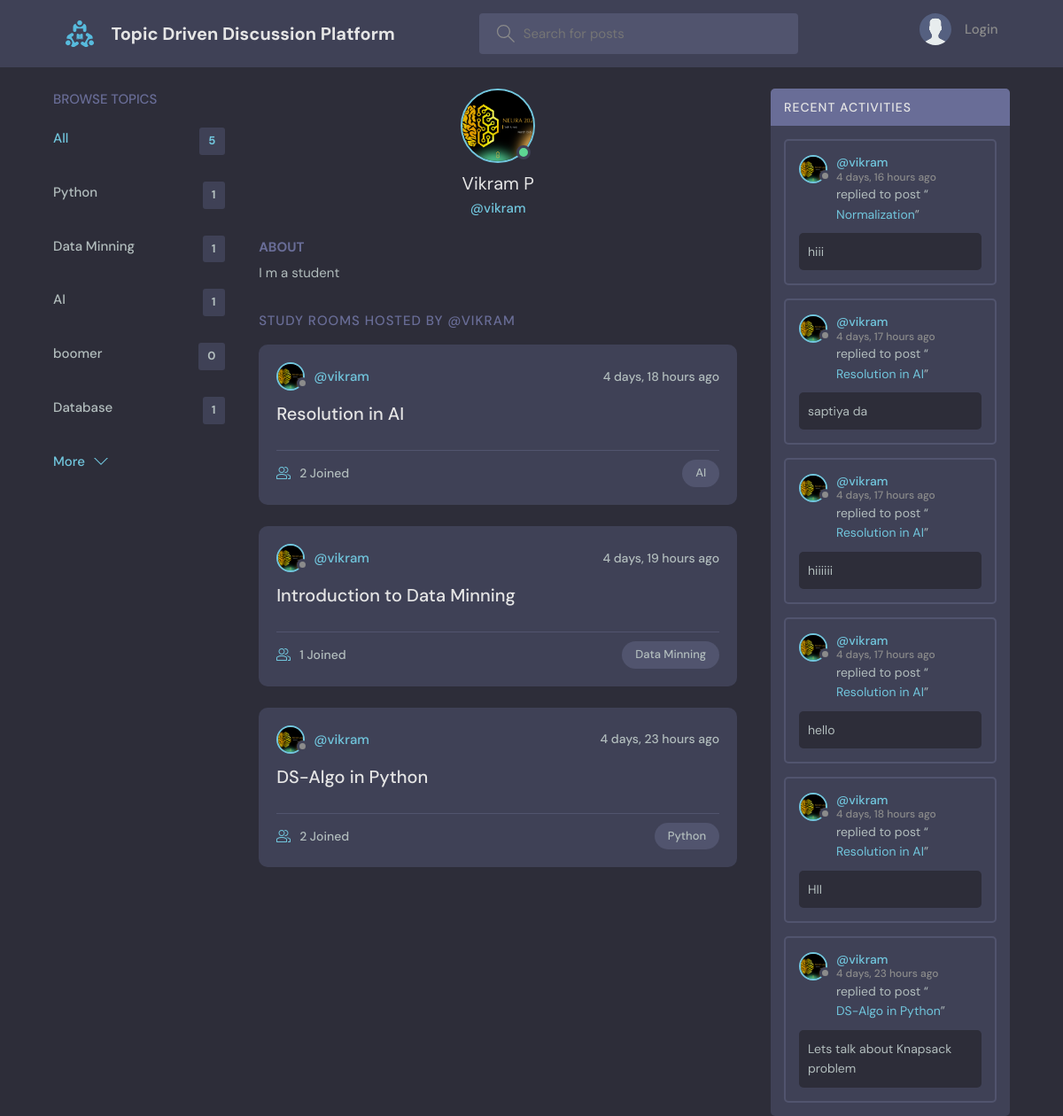
Page /profile/1/ on the committed database.
### base/models.py (models this page shows, shortened)
class Topic(models.Model):
    name = models.CharField(max_length=200)

class User(AbstractUser):
    name = models.CharField(max_length=200, null=True)
    email = models.EmailField(unique=True, null=True)
    bio = models.TextField(null=True)
    avatar = models.ImageField(null=True, default="avatar.svg")
    USERNAME_FIELD = 'email'
    REQUIRED_FIELDS = []

class Room(models.Model):
    host = models.ForeignKey(User, on_delete=models.SET_NULL, null=True)
    topic = models.ForeignKey(Topic, on_delete=models.SET_NULL, null=True)
    name = models.CharField(max_length=200)
    description = models.TextField(null=True, blank=True)
    participants = models.ManyToManyField(
        User, related_name='participants', blank=True)
    updated = models.DateTimeField(auto_now=True)
    created = models.DateTimeField(auto_now_add=True)
    class Meta:
        ordering = ['-updated', '-created']
    def __str__(self):
        return self.name

class Message(models.Model):
    user = models.ForeignKey(User, on_delete=models.CASCADE)
    room = models.ForeignKey(Room, on_delete=models.CASCADE)
    body = models.TextField()
    updated = models.DateTimeField(auto_now=True)
    created = models.DateTimeField(auto_now_add=True)
    class Meta:
        ordering = ['-updated', '-created']

### base/views.py (the view)
# urls.py: path('profile/<str:pk>/', views.userProfile, name="user-profile"),
def userProfile(request, pk):
    user = User.objects.get(id=pk)
    rooms = user.room_set.all()
    room_messages = user.message_set.all()
    topics = Topic.objects.all()
    context = {'user': user, 'rooms': rooms,
               'room_messages': room_messages, 'topics': topics}
    return render(request, 'base/profile.html', context)

### base/templates/base/profile.html (shortened to what this page needs)
{% extends 'main.html' %}
{% block content %}
<main class="profile-page layout layout--3">
  <div class="container">
    {% include 'base/topics_component.html' %}
    <div class="roomList">
      <div class="profile">
        <div class="profile__avatar">
          <div class="avatar avatar--large active">
            <img src="{{user.avatar.url}}" />
          </div>
        </div>
        <div class="profile__info">
          <h3>{{user.name}}</h3>
          <p>@{{user.username}}</p>
        </div>
        <div class="profile__about">
          <h3>About</h3>
          <p>
            {{user.bio}}
          </p>
        </div>
      </div>
      <div class="roomList__header">
        <div>
          <h2>Study Rooms Hosted by @{{user.username}}</a>
          </h2>
        </div>
      </div>
      {% include 'base/feed_component.html' %}
    </div>
    {% include 'base/activity_component.html' %}
  </div>
</main>
{% endblock content %}

### templates/main.html (shortened to what this page needs)
<!DOCTYPE html>
{% load static %}
<html lang="en">
<head>
    <link rel="stylesheet" href="{% static 'styles/style.css' %}" />
</head>
<body>
    {% include 'navbar.html' %}
    {% block content %}
    {% endblock %}
</body>
</html>

### templates/navbar.html (shortened to what this page needs)
{% load static %}
<header class="header header--loggedIn">
    <div class="container">
        <a href="{% url 'home' %}" class="header__logo">
            <img src="{% static 'images/logo.svg' %}" />
            <h1>Topic Driven  Discussion Platform</h1>
        </a>
        <form class="header__search" method="GET" action="{% url 'home' %}">
            <label>
                <input name="q" placeholder="Search for posts" />
            </label>
        </form>
        <nav class="header__menu">
            {% if request.user.is_authenticated %}
            <div class="header__user">
                <a href="{% url 'update-user' %}">
                    <div class="avatar avatar--medium active">
                        <img src="{{request.user.avatar.url}}" />
                    </div>
                    <p>{{request.user.username}} <span>@{{request.user.username}}</span></p>
                </a>
                <button class="dropdown-button">
                    <svg version="1.1" xmlns="http://www.w3.org/2000/svg" width="32" height="32" viewBox="0 0 32 32">
                        <title>chevron-down</title>
                        <path d="M16 21l-13-13h-3l16 16 16-16h-3l-13 13z"></path>
                    </svg>
                </button>
            </div>
            {% else %}
            <a href="{% url 'login' %}">
                <img src="{% static 'images/avatar.svg' %}" />
                <p>Login</p>
            </a>
            {% endif %}
        </nav>
    </div>
</header>

### base/templates/base/topics_component.html
<div class="topics">
    <div class="topics__header">
        <h2>Browse Topics</h2>
    </div>
    <ul class="topics__list">
        <li>
            <a href="{% url 'home' %}" class="active">All <span>{{topics.count}}</span></a>
        </li>
        {% for topic in topics %}
        <li>
            <a href="{% url 'home' %}?q={{topic.name}}">{{topic.name}}<span>{{topic.room_set.all.count}}</span></a>
        </li>
        {% endfor %}
    </ul>
    <a class="btn btn--link" href="{% url 'topics' %}">
        More
        <svg version="1.1" xmlns="http://www.w3.org/2000/svg" width="32" height="32" viewBox="0 0 32 32">
            <title>chevron-down</title>
            <path d="M16 21l-13-13h-3l16 16 16-16h-3l-13 13z"></path>
        </svg>
    </a>
</div>

### base/templates/base/feed_component.html (shortened to what this page needs)
{% for room in rooms %}
<div class="roomListRoom">
    <div class="roomListRoom__header">
        <a href="{% url 'user-profile' room.host.id %}" class="roomListRoom__author">
            <div class="avatar avatar--small">
                <img src="{{room.host.avatar.url}}" />
            </div>
            <span>@{{room.host.username}}</span>
        </a>
        <div class="roomListRoom__actions">
            <span>{{room.created|timesince}} ago</span>
        </div>
    </div>
    <div class="roomListRoom__content">
        <a href="{% url 'room' room.id %}">{{room.name}}</a>
    </div>
    <div class="roomListRoom__meta">
        <a href="{% url 'room' room.id %}" class="roomListRoom__joined">
            {{room.participants.all.count}} Joined
        </a>
        <p class="roomListRoom__topic">{{room.topic.name}}</p>
    </div>
</div>
{% endfor %}

### base/templates/base/activity_component.html (shortened to what this page needs)
<div class="activities">
    <div class="activities__header">
        <h2>Recent Activities</h2>
    </div>
    {% for message in room_messages %}
    <div class="activities__box">
        <div class="activities__boxHeader roomListRoom__header">
            <a href="{% url 'user-profile' message.user.id %}" class="roomListRoom__author">
                <div class="avatar avatar--small">
                    <img src="{{message.user.avatar.url}}" />
                </div>
                <p>
                    @{{message.user.username}}
                    <span>{{message.created|timesince}} ago</span>
                </p>
            </a>
        </div>
        <div class="activities__boxContent">
            <p>replied to post “<a href="{% url 'room' message.room.id %}">{{message.room}}</a>”</p>
            <div class="activities__boxRoomContent">{{message.body}}</div>
        </div>
    </div>
    {% endfor %}
</div>

### rows in the picture
Topic: name "Python", room_set.all.count "1"
Topic: name "Data Minning", room_set.all.count "1"
Topic: name "AI", room_set.all.count "1"
Topic: name "boomer", room_set.all.count "0"
Topic: name "Database", room_set.all.count "1"
User: avatar (picture), name "Vikram P", username "vikram", bio "I m a student", username "VIKRAM"
Room: host.avatar (picture), host.username "vikram", created "4 days, 18 hours", name "Resolution in AI", participants.all.count "2", topic.name "AI"
Room: host.avatar (picture), host.username "vikram", created "4 days, 19 hours", name "Introduction to Data Minning", participants.all.count "1", topic.name "Data Minning"
Room: host.avatar (picture), host.username "vikram", created "4 days, 23 hours", name "DS-Algo in Python", participants.all.count "2", topic.name "Python"
Message: user.avatar (picture), user.username "vikram", created "4 days, 16 hours", room "Normalization", body "hiii"
Message: user.avatar (picture), user.username "vikram", created "4 days, 17 hours", room "Resolution in AI", body "saptiya da"
Message: user.avatar (picture), user.username "vikram", created "4 days, 17 hours", room "Resolution in AI", body "hiiiiii"
Message: user.avatar (picture), user.username "vikram", created "4 days, 17 hours", room "Resolution in AI", body "hello"
Message: user.avatar (picture), user.username "vikram", created "4 days, 18 hours", room "Resolution in AI", body "HII"
Message: user.avatar (picture), user.username "vikram", created "4 days, 23 hours", room "DS-Algo in Python", body "Lets talk about Knapsack problem"

### other values in the picture
{{ topics.count }} "5"
